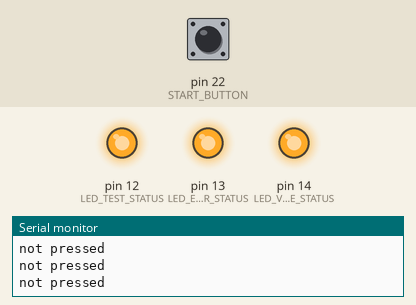
Bench run of a sketch on a simulated Arduino Mega 2560, built with avr-gcc and run on an emulated ATmega2560. On the bench: output pins drawn as LEDs (lit = HIGH), the last lines printed to the serial monitor. Dashed ring = blinking. The test bench sets the inputs (shaded band); at power-on: pin 22 (START_BUTTON) LOW.

Above: at 1.2 s.
1.3 s: pin 22 (START_BUTTON) pulled HIGH for 0.15 s
At 1.4 s:
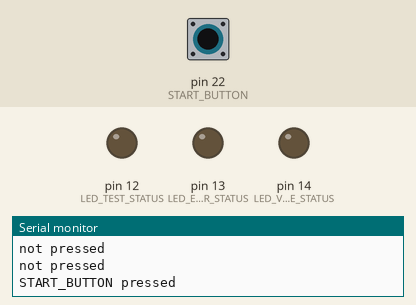
2.9 s: pin 22 (START_BUTTON) pulled HIGH for 1 s
At 5.3 s:
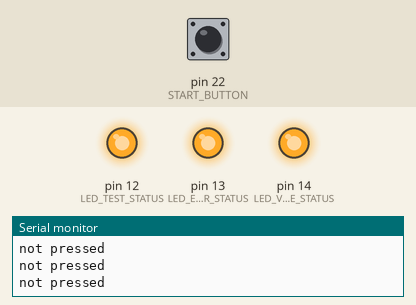
6.9 s: pin 22 (START_BUTTON) pulsed HIGH 2 times (0.12 s each, 0.3 s apart)
At 7.13 s:
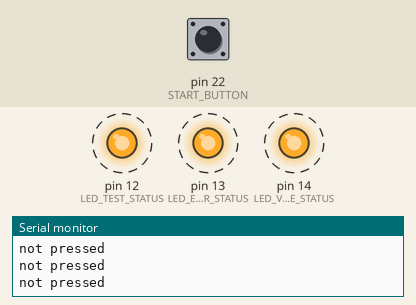
10.5 s: pin 22 (START_BUTTON) driven HIGH
At 11.6 s:
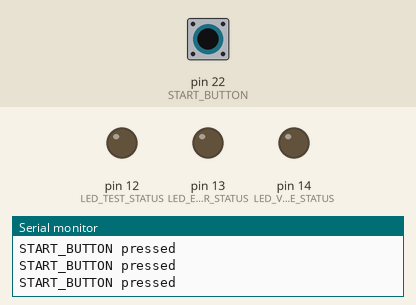
13.5 s: pin 22 (START_BUTTON) driven LOW
At 14.7 s:
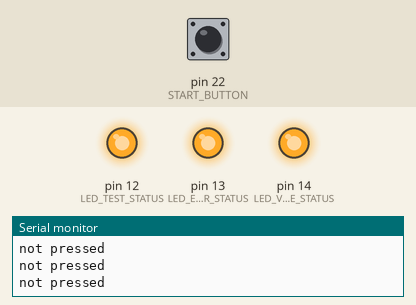
Timing chart, 0 to 16.0 s (numbered marks = the images above; inputs shaded):
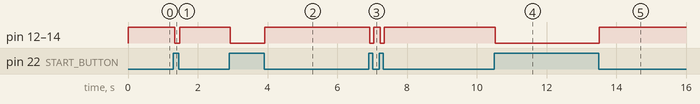

The sketch:

led_tester.ino
```cpp
const int LED_TEST_STATUS = 12;
const int LED_ERROR_STATUS = 13;
const int LED_VALVE_STATUS = 14;
const int START_BUTTON = 22;

void setup() {

    Serial.begin(9600);
  // put your setup code here, to run once:
//     pinMode(START_BUTTON, INPUT_PULLUP);
          pinMode(START_BUTTON, INPUT);
    pinMode(LED_TEST_STATUS, OUTPUT);
    pinMode(LED_ERROR_STATUS, OUTPUT);
    pinMode(LED_VALVE_STATUS, OUTPUT);
}

void loop() {
      if (digitalRead(START_BUTTON)) {
        Serial.println("START_BUTTON pressed");
        digitalWrite(LED_TEST_STATUS, LOW);
        digitalWrite(LED_ERROR_STATUS, LOW);
        digitalWrite(LED_VALVE_STATUS, LOW);
    }
    else {
       Serial.println("not pressed");

        digitalWrite(LED_TEST_STATUS, HIGH);
        digitalWrite(LED_ERROR_STATUS, HIGH);
        digitalWrite(LED_VALVE_STATUS, HIGH);
    }
}
```

Measured:
- after the input at 1.3 s, pin 12 (LED_TEST_STATUS), pin 13 (LED_ERROR_STATUS), pin 14 (LED_VALVE_STATUS): HIGH → LOW at once, → HIGH 0.15 s later
- after the input at 2.9 s, pin 12 (LED_TEST_STATUS), pin 13 (LED_ERROR_STATUS), pin 14 (LED_VALVE_STATUS): HIGH → LOW at once, → HIGH 1.0 s later
- after the input at 6.9 s, pin 12 (LED_TEST_STATUS), pin 13 (LED_ERROR_STATUS), pin 14 (LED_VALVE_STATUS): alternates HIGH for 0.19 s and LOW for 0.12 s, 4 changes in all, then stays HIGH, starting at once
- after the input at 10.5 s, pin 12 (LED_TEST_STATUS), pin 13 (LED_ERROR_STATUS), pin 14 (LED_VALVE_STATUS): HIGH → LOW at once
- after the input at 13.5 s, pin 12 (LED_TEST_STATUS), pin 13 (LED_ERROR_STATUS), pin 14 (LED_VALVE_STATUS): LOW → HIGH at once
